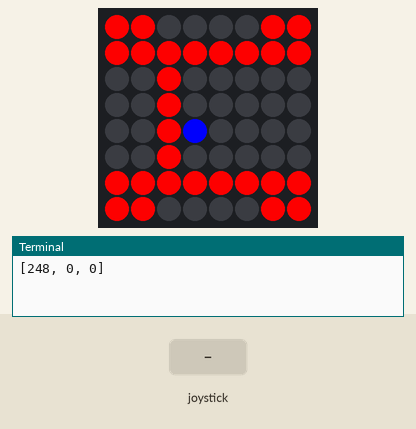
Recording of a program running on a simulated Raspberry Pi (BCM pin numbers) with a Sense HAT. On the bench: the Sense HAT's 8×8 RGB LED matrix, the last lines printed to the terminal. The test bench sets the inputs (shaded band).

Above: at 1.2 s.
1.3 s: joystick pushed up
At 2.2 s:
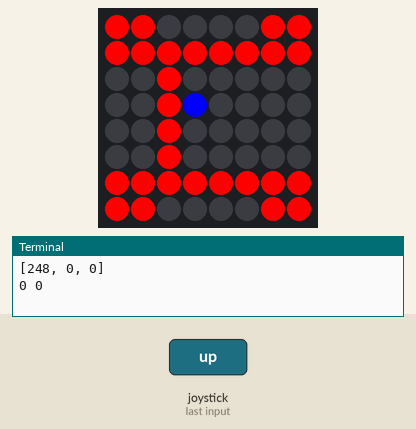
2.8 s: joystick pushed right
At 3.4 s:
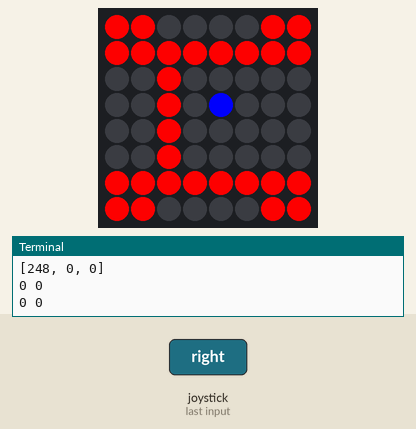
Timing chart, 0 to 5.8 s (numbered marks = the images above; inputs shaded):
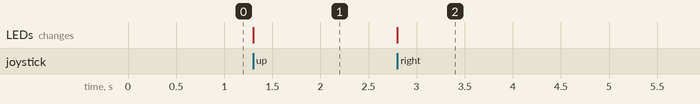

Measured:
- after the input at 1.3 s, the LEDs: change at once (image 1)
- after the input at 2.8 s, the LEDs: change at once (image 2)

The program:

room_based_thing.py
```python
from sense_hat import *
sense = SenseHat()
from random import randint

sense.clear()

def wait_for_move():
	while True:
		e = sense.stick.wait_for_event()
		if e.action != ACTION_RELEASED:
			return e

R = [255, 0, 0]
Y = [255, 255, 0]
G = [0, 255, 0]
W = [255, 255, 255]
B = [0, 0, 255]
Bl = [0, 0, 0]

blank = [
R, R, Bl, Bl, Bl, Bl, R, R,
R, R, Bl, Bl, Bl, Bl, R, R,
Bl, Bl, Bl, Bl, Bl, Bl, Bl, Bl,
Bl, Bl, Bl, Bl, Bl, Bl, Bl, Bl,
Bl, Bl, Bl, Bl, Bl, Bl, Bl, Bl,
Bl, Bl, Bl, Bl, Bl, Bl, Bl, Bl,
R, R, Bl, Bl, Bl, Bl, R, R,
R, R, Bl, Bl, Bl, Bl, R, R]

start = [
R, R, Bl, Bl, Bl, Bl, R, R,
R, R, R, R, R, R, R, R,
Bl, Bl, R, Bl, Bl, Bl, Bl, Bl,
Bl, Bl, R, Bl, Bl, Bl, Bl, Bl,
Bl, Bl, R, Bl, Bl, Bl, Bl, Bl,
Bl, Bl, R, Bl, Bl, Bl, Bl, Bl,
R, R, R, R, R, R, R, R,
R, R, Bl, Bl, Bl, Bl, R, R]

sense.set_pixels(start)

def mapsave(savex, savey):
	current_save = sense.get_pixels()
	return(current_save)

mapx = 0
mapy = 0

mapsave(mapx, mapy)


x = 3
y = 4

sense.set_pixel(x, y, B)
sense.set_pixel(1, 1, R)
current = sense.get_pixel(1, 1)
print(current)

while True:
	e = ""
	e = wait_for_move()

	sense.set_pixel(x, y, Bl)

	if e.direction == DIRECTION_UP:
		if y > 0:
			y = y - 1
			current = sense.get_pixel(x, y)
			if current == [248, 0, 0]:
				y = y + 1
		else:
			y = 7
			mapy = mapy + 1
			sense.set_pixels(blank)
	elif e.direction == DIRECTION_DOWN:
		if y < 7:
			y = y + 1
			current = sense.get_pixel(x, y)
			if current == [248, 0, 0]:
				y = y - 1
		else:
			y = 0
			mapy = mapy - 1
			sense.set_pixels(blank)
	elif e.direction == DIRECTION_LEFT:
		if x > 0:
			x = x - 1
			current = sense.get_pixel(x, y)
			if current == [248, 0, 0]:
				x = x + 1
		else:
			x = 7
			mapx = mapx - 1
			sense.set_pixels(blank)
	elif e.direction == DIRECTION_RIGHT:
		if x < 7:
			x = x + 1
			current = sense.get_pixel(x, y)
			if current == [248, 0, 0]:
				x = x - 1
		else:
			x = 0
			mapx = mapx + 1
			sense.set_pixels(blank)
	print(mapx, mapy)
	sense.set_pixel(x, y, B)
	e = ""
```
